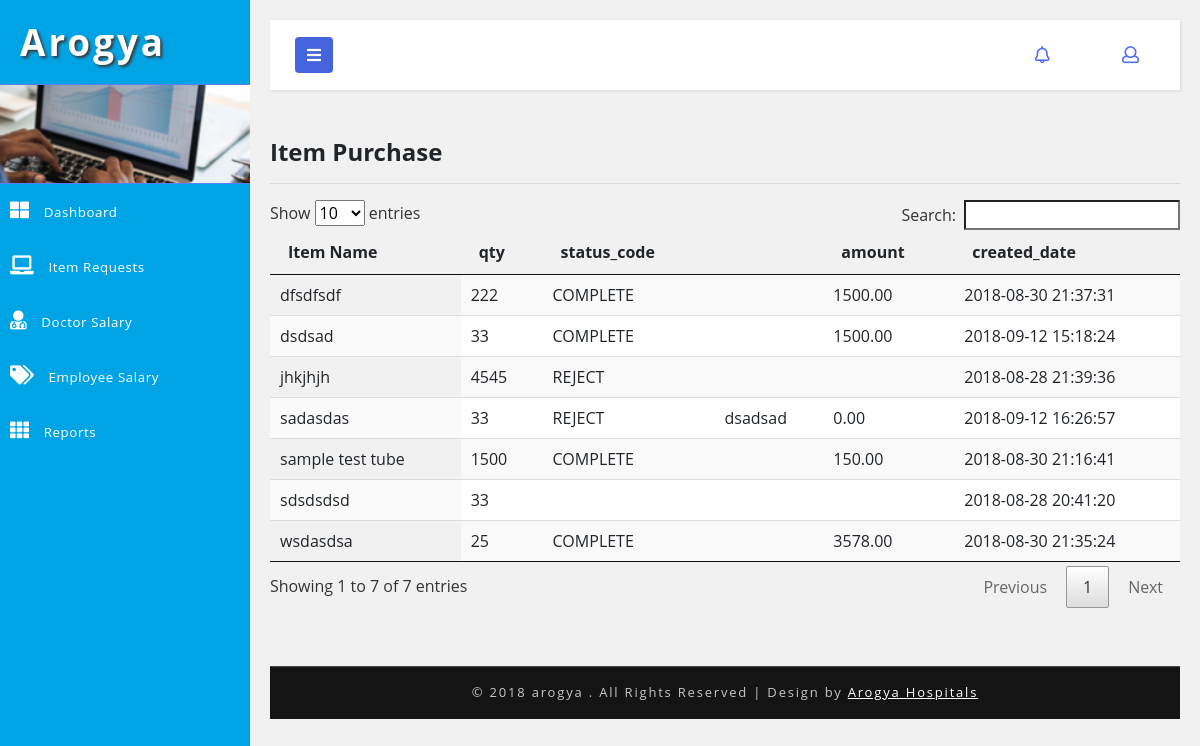
Page /accountant/item_purchase_request.php on the committed database.
### tables this page shows
CREATE TABLE `hms_purchase` (
  `id` int(5) NOT NULL AUTO_INCREMENT,
  `purchasing_item` varchar(50) DEFAULT NULL,
  `qty` int(5) DEFAULT NULL,
  `status_code` varchar(20) DEFAULT 'PENDING',
  `updated_by` int(5) DEFAULT NULL,
  `created_date` timestamp NOT NULL DEFAULT current_timestamp(),
  `created_user` int(5) DEFAULT NULL,
  `amount` double(10,2) DEFAULT 0.00,
  `comment` varchar(50) DEFAULT NULL,
  PRIMARY KEY (`id`)
);

### DB.php (called while the page is built, shortened)
<?php
function getDBConnection() {
    $servername = "localhost";
    $username = "root";
    $password = "123";
    $db = "hmsdb";
    $conn = mysqli_connect($servername, $username, $password, $db);
    if (!$conn) {
        die("Connection failed: " . mysqli_connect_error());
    } else {
        return $conn;
    }
}
function getData($sql) {
    $conn = getDBConnection();
    $result = mysqli_query($conn, $sql);
    if (mysqli_num_rows($result) > 0) {
        return $result;
    } else {
        return FALSE;
    }
}
?>

### accountant/item_purchase_request.php (the view, shortened to what this page needs)
<?php
include '../DB.php';
?>
<!DOCTYPE html>
<html lang="en">
    <head>
        <link rel="stylesheet" href="https://maxcdn.bootstrapcdn.com/font-awesome/4.7.0/css/font-awesome.min.css">
        <link href="../css/bootstrap.css" rel="stylesheet" type="text/css" media="all" />
        <link href="../css/style.css" rel="stylesheet" type="text/css" media="all" />
        <link rel="stylesheet" href="../css/style4.css">
        <link href="../css/fontawesome-all.css" rel="stylesheet">
    </head>
    <body>
        <div class="wrapper">
            <nav id="sidebar">
                <div class="sidebar-header">
                    <h1>
                        <a href="#">Arogya</a>
                    </h1>
                </div>
                <div class="profile-bg"></div>
                <?php
                include_once '../_tree_accountant.php';
                ?>
            </nav>
            <div id="content">
                <?php include_once '../_top_bar.php'; ?>
                <div class="blank-page-content">
                    <h4>Item Purchase</h4>
                    <hr>
                    <table id="example" class="display" cellspacing="0" width="100%">
                        <thead>
                            <tr>
                                <th>Item Name</th>
                                <th>qty</th>
                                <th>status_code</th>
                                <th></th>
                                <th>amount</th>
                                <th>created_date</th>
                            </tr>
                        </thead>
                        <tbody>
                            <?php
                            $sql = "select * from hms_purchase";
                            $data = getData($sql);
                            if ($data != null) {
                                foreach ($data as $value) {
                                    ?>
                                    <tr>
                                        <td><?= $value['purchasing_item'] ?></td>
                                        <td><?= $value['qty'] ?></td>
                                        <td><?= $value['status_code'] ?></td>
                                        <td><?php if ($value['status_code'] == 'PENDING') {
                                        ?>
                                                <form action="item_purchase_request.php" method="post">
                                                    <input type="text" name="amount" required="" placeholder="amount" />
                                                    <input type="hidden" name="id" value="<?= $value['id'] ?>" />
                                                    <input type="submit" name="btnAccept" class="btn-sm btn-success" />
                                                </form>
                                                <form action="item_purchase_request.php" method="post">
                                                    <input type="hidden" name="id" value="<?= $value['id'] ?>" />
                                                    <input type="text" name="comment" required="" placeholder="Reject Reson" />
                                                    <input type="submit" name="btnReject" class="btn-sm btn-danger" />
                                                </form>
                                                <?php
                                            }else{
                                                echo $value['comment'];
                                            }
                                            ?></td>
                                        <td><?= $value['amount'] ?></td>
                                        <td><?= $value['created_date'] ?></td>
                                    </tr>
                                    <?php
                                }
                            }
                            ?>
                        </tbody>
                    </table>
                    <link href="css/jquery.dataTables.min.css" rel="stylesheet" type="text/css"/>
                </div>
                <?php include '../_footer.php'; ?>
            </div>
        </div>
        <link href="../css/jquery.dataTables.min.css" rel="stylesheet" type="text/css"/>
    </body>
</html>

### css/style.css (style rules this page uses)
html, body { margin: 0; font-size: 100%; font-family: 'Open Sans', sans-serif; background: #fff; }
.blank-page-content { min-height: 480px; }
body a { text-decoration: none; transition: 0.5s all; -webkit-transition: 0.5s all; -moz-transition: 0.5s all; -o-transition: 0.5s all; -ms-transition: 0.5s all; }
h1, h2, h3, h4, h5, h6 { margin: 0; font-weight: 700; }
.profile-bg { border: 1px solid #5d7cf7; border-left: none; border-right: none; background: url(../images/menu1.jpg)no-repeat 0px 0px; -webkit-background-size: cover; -moz-background-size: cover; -o-background-size: cover; -ms-background-size: cover; background-size: cover; min-height: 100px; }

### css/style4.css (style rules this page uses)
body { font-family: 'Open Sans', sans-serif; background: #f1f1f1; }
a, a:hover, a:focus { color: inherit; text-decoration: none; transition: all 0.3s; }
.wrapper { display: flex; align-items: stretch; }
#sidebar { min-width: 250px; max-width: 250px; background: #00a4e4; color: #fff; transition: all 0.3s; }
.sidebar-header h1 { font-size: 2.3em; letter-spacing: 3px; color: #fff; text-shadow: 2px 2px 3px #39393a; }
#sidebar .sidebar-header { padding: 20px; background: #00a4e4; }
#content { padding: 20px; min-height: 100vh; transition: all 0.3s; overflow: hidden; width: 100%; }

### rows in the picture
hms_purchase: purchasing_item "sdsdsdsd", qty "33", created_date "2018-08-28 20:41:20"
hms_purchase: purchasing_item "jhkjhjh", qty "4545", status_code "REJECT", created_date "2018-08-28 21:39:36"
hms_purchase: purchasing_item "sample test tube", qty "1500", status_code "COMPLETE", amount "150.00", created_date "2018-08-30 21:16:41"
hms_purchase: purchasing_item "wsdasdsa", qty "25", status_code "COMPLETE", amount "3578.00", created_date "2018-08-30 21:35:24"
hms_purchase: purchasing_item "dfsdfsdf", qty "222", status_code "COMPLETE", amount "1500.00", created_date "2018-08-30 21:37:31"
hms_purchase: purchasing_item "dsdsad", qty "33", status_code "COMPLETE", amount "1500.00", created_date "2018-09-12 15:18:24"
hms_purchase: purchasing_item "sadasdas", qty "33", status_code "REJECT", comment "dsadsad", amount "0.00", created_date "2018-09-12 16:26:57"
